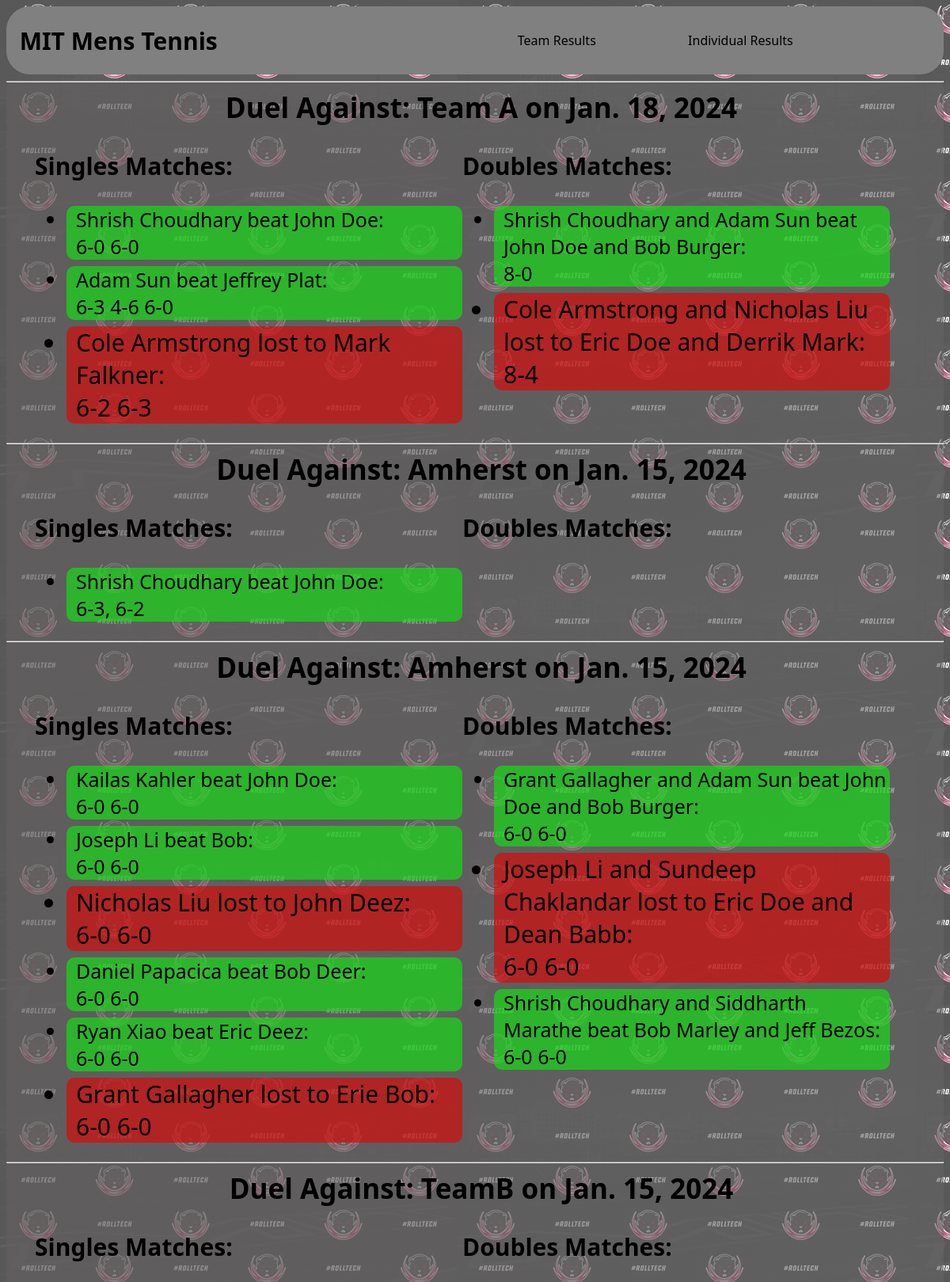
Screenshot of /teamstats/ (upper part) with the database file from the repository.
### base/models.py (models this page shows, shortened)
class Duel(models.Model):
    day=models.DateField(auto_now_add=True,blank=True,null=True)
    mitwin = models.BooleanField()
    versus = models.CharField(max_length=100)
    class Meta:
        ordering = ["-day"]

class SinglesMatch(models.Model):
    day=models.DateField(auto_now_add=True,blank=True,null=True)
    duel = models.ForeignKey(Duel, on_delete=models.CASCADE, related_name='singles_matches',default="")
    win = models.BooleanField()
    player1=models.ForeignKey(Player, on_delete=models.CASCADE)
    player2=models.CharField(max_length=100)
    score = models.CharField(max_length=100)

class Player(models.Model):
    url=models.URLField(default="")
    utrurl=models.URLField(default="")
    data = models.JSONField(default=list,null=True,blank=True)
    name = models.CharField(max_length=100)
    team = models.CharField(max_length=100)
    wins = models.PositiveBigIntegerField(default=0)
    game_played = models.PositiveBigIntegerField(default=0)

class DoublesMatch(models.Model):
    duel = models.ForeignKey(Duel, on_delete=models.CASCADE, related_name='doubles_matches',default="")
    win = models.BooleanField()
    player1=models.ForeignKey(Player, related_name="player1", on_delete=models.CASCADE)
    player2=models.ForeignKey(Player, related_name="player2", on_delete=models.CASCADE)
    player3=models.CharField(max_length=100)
    player4=models.CharField(max_length=100)
    score = models.CharField(max_length=100)
    day=models.DateField(auto_now_add=True,blank=True,null=True)

### base/views.py (the view)
# urls.py: path("teamstats/",views.duel_list,name="teamstats"),
def duel_list(request):
    duels = Duel.objects.all()
    return render(request, 'base/teamstats.html', {'duels': duels})

### base/templates/base/teamstats.html
{% extends 'main.html'%} {% block content%}
<div>{% include 'base/navbar.html' %}</div>
<div class="teamwrap">
  {% for duel in duels %}
  <hr />
  <h2 class="duelname">Duel Against: {{duel.versus}} on {{ duel.day }}</h2>
  <div class="duelmatches">
    <div>
      <h3 class="headings">Singles Matches:</h3>
      <ul>
        {% for singles_match in duel.singles_matches.all %}
        <div>
          {% if singles_match.win %}
          <li class="subduelw">
            {{ singles_match.player1.name }} beat {{singles_match.player2}}:
            <br />
            {{singles_match.score}}
          </li>
          {% else %}
          <li class="subduel">
            {{ singles_match.player1.name }} lost to {{singles_match.player2}}:
            <br />
            {{singles_match.score}}
          </li>
          {% endif %}
        </div>
        {% endfor %}
      </ul>
    </div>
    <div>
      <h3 class="headings">Doubles Matches:</h3>
      <ul>
        {% for doubles_match in duel.doubles_matches.all %}
        <div>
          {% if doubles_match.win %}
          <li class="subduelw">
            {{ doubles_match.player1.name}} and {{ doubles_match.player2.name}}
            beat {{doubles_match.player3}} and {{doubles_match.player4}}:<br />
            {{doubles_match.score}}
          </li>
          {% else %}
          <li class="subduel">
            {{ doubles_match.player1.name}} and {{ doubles_match.player2.name}}
            lost to {{doubles_match.player3}} and {{doubles_match.player4}}:<br />
            {{doubles_match.score}}
          </li>
          {% endif %}
        </div>
        {% endfor %}
      </ul>
    </div>
  </div>
  {% endfor %}
</div>
{% endblock content %}

### static/styles/main.css (style rules this page uses)
body { font-family: 'Segoe UI', Tahoma, Geneva, Verdana, sans-serif; color: black; background-image: url('/static/images/mitath.jpg'); background-repeat: repeat; overflow-x: hidden; }
.teamwrap { background-image: linear-gradient(to right,rgba(97, 94, 94, 0.744), rgba(101, 100, 100, 0.575)); border-radius: 10px; }
.duelname { font-size: 35px; display: flex; align-items: center; justify-content: center; width: 100vw; margin: 0; }
.duelmatches { padding-left: 1vw; padding-right: 1vw; margin-left: 2vw; width: 90vw; display: grid; grid-template-columns: 1fr 1fr; }
.subduelw { background-color: rgba(17, 227, 17, 0.648); font-size: 25px; border-radius: 10px; padding-left: 1vw; margin-bottom: 1vh; }
.subduel { font-size: 30px; background-color: rgba(222, 5, 5, 0.648); border-radius: 10px; padding-left: 1vw; margin-bottom: 1vh; }
.headings { font-size: 30px; }
hr { color: black; }

### rows the page displays
Duel: versus "Team A", day "Jan. 18, 2024"
SinglesMatch: player1.name "Shrish Choudhary", player2 "John Doe", score "6-0 6-0"
SinglesMatch: player1.name "Adam Sun", player2 "Jeffrey Plat", score "6-3 4-6 6-0"
SinglesMatch: player1.name "Cole Armstrong", player2 "Mark Falkner", score "6-2 6-3"
DoublesMatch: player1.name "Shrish Choudhary", player2.name "Adam Sun", player3 "John Doe", player4 "Bob Burger", score "8-0"
DoublesMatch: player1.name "Cole Armstrong", player2.name "Nicholas Liu", player3 "Eric Doe", player4 "Derrik Mark", score "8-4"
Duel: versus "Amherst", day "Jan. 15, 2024"
SinglesMatch: player1.name "Shrish Choudhary", player2 "John Doe", score "6-3, 6-2"
Duel: versus "Amherst", day "Jan. 15, 2024"
SinglesMatch: player1.name "Kailas Kahler", player2 "John Doe", score "6-0 6-0"
SinglesMatch: player1.name "Joseph Li", player2 "Bob", score "6-0 6-0"
SinglesMatch: player1.name "Nicholas Liu", player2 "John Deez", score "6-0 6-0"
SinglesMatch: player1.name "Daniel Papacica", player2 "Bob Deer", score "6-0 6-0"
SinglesMatch: player1.name "Ryan Xiao", player2 "Eric Deez", score "6-0 6-0"
SinglesMatch: player1.name "Grant Gallagher", player2 "Erie Bob", score "6-0 6-0"
DoublesMatch: player1.name "Grant Gallagher", player2.name "Adam Sun", player3 "John Doe", player4 "Bob Burger", score "6-0 6-0"
DoublesMatch: player1.name "Joseph Li", player2.name "Sundeep Chaklandar", player3 "Eric Doe", player4 "Dean Babb", score "6-0 6-0"
DoublesMatch: player1.name "Shrish Choudhary", player2.name "Siddharth Marathe", player3 "Bob Marley", player4 "Jeff Bezos", score "6-0 6-0"
Duel: versus "TeamB", day "Jan. 15, 2024"
